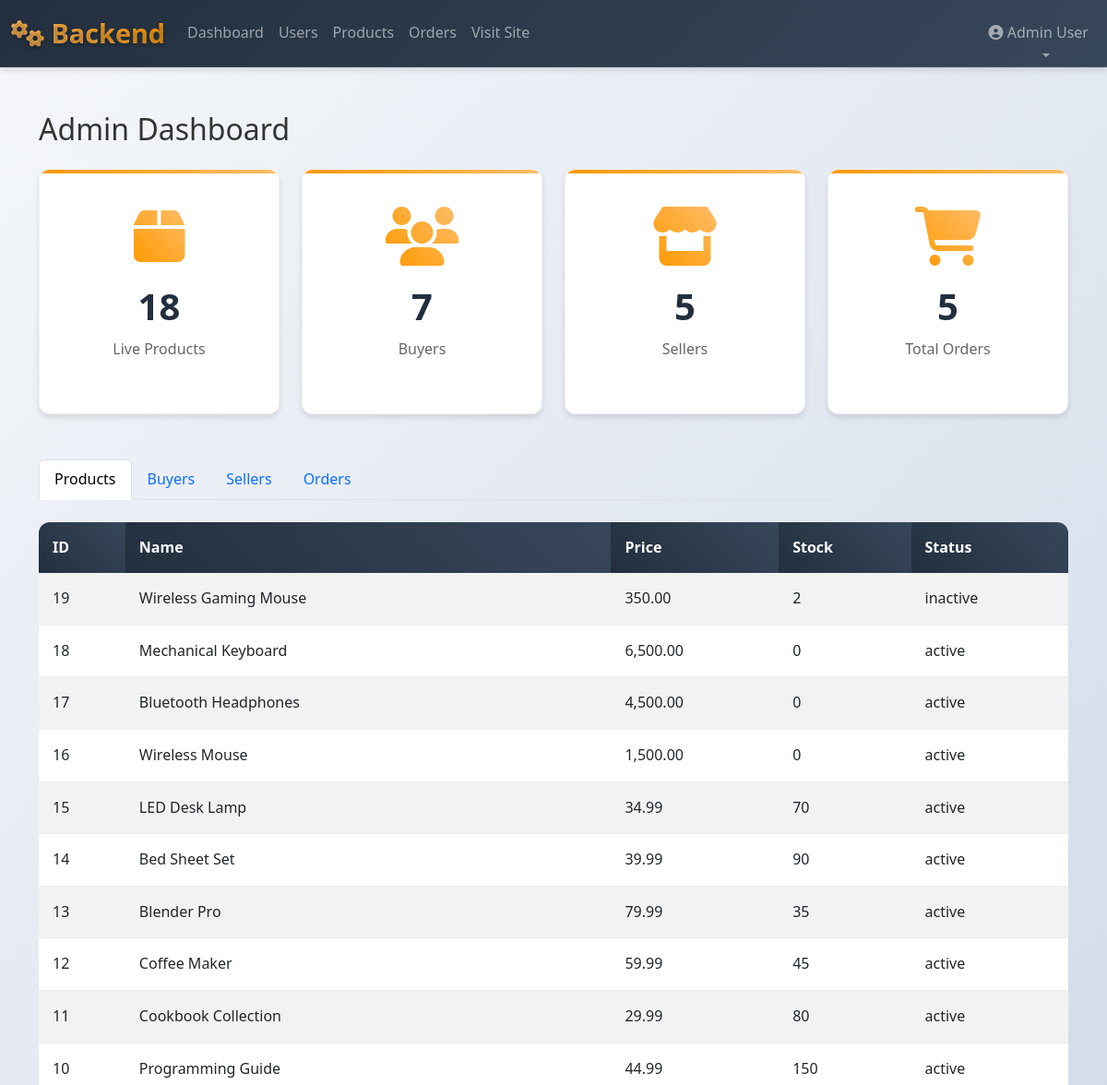
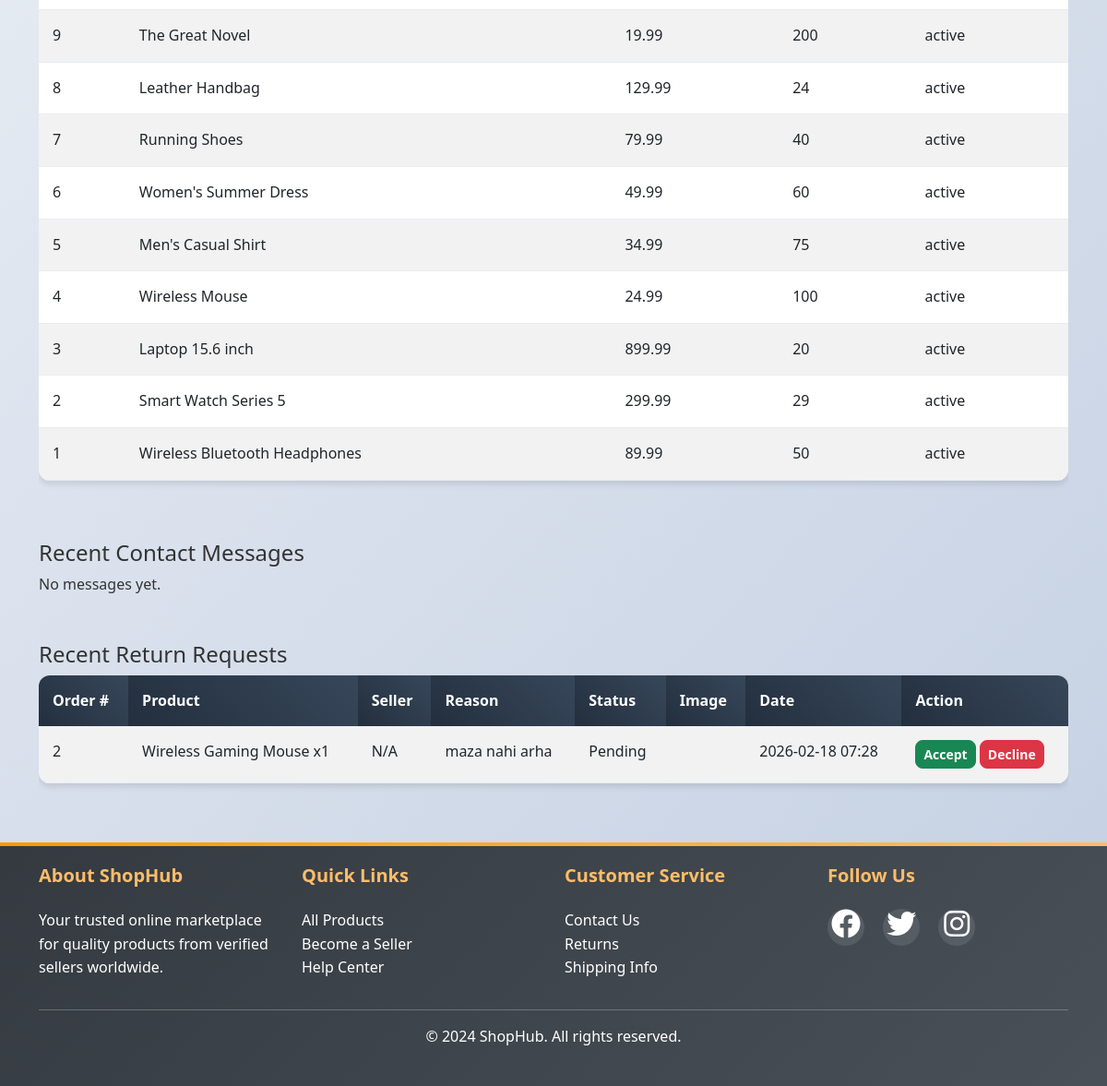
/admin/dashboard.php (signed in), run on an earlier commit of the app's database (2 pictures, top to bottom).
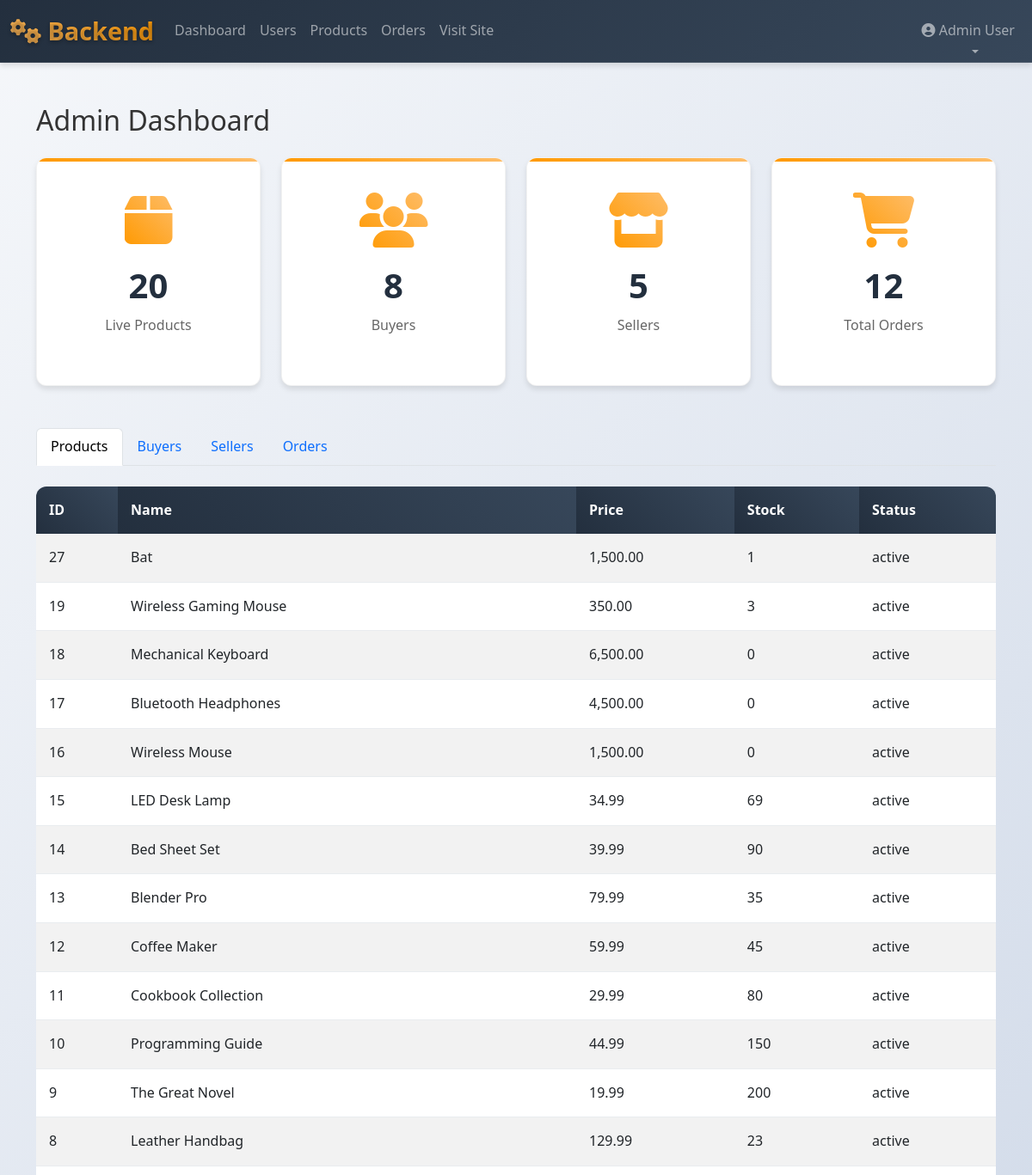
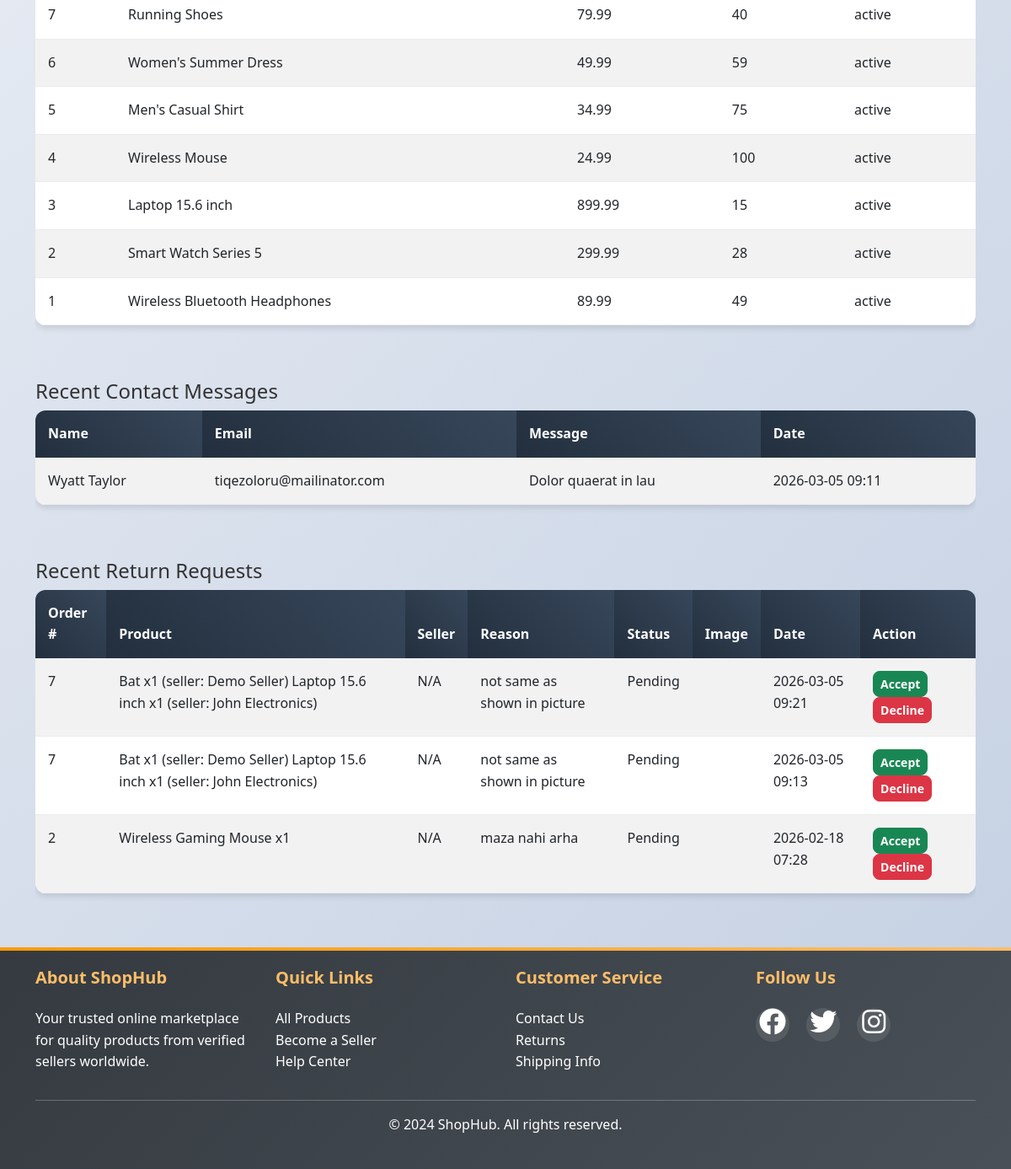
And on a later commit of the database (2 pictures, top to bottom).
### tables this page shows
CREATE TABLE `products` (
  `id` int(11) NOT NULL,
  `seller_id` int(11) NOT NULL,
  `name` varchar(255) NOT NULL,
  `description` text DEFAULT NULL,
  `price` decimal(10,2) NOT NULL,
  `stock` int(11) DEFAULT 0,
  `category` varchar(100) DEFAULT NULL,
  `image` varchar(255) DEFAULT NULL,
  `status` enum('active','inactive') DEFAULT 'active',
  `created_at` timestamp NOT NULL DEFAULT current_timestamp(),
  `language` varchar(10) DEFAULT 'en',
  `currency` varchar(3) DEFAULT 'USD'
);

CREATE TABLE `return_requests` (
  `id` int(11) NOT NULL,
  `order_number` varchar(50) NOT NULL,
  `product_name` varchar(255) NOT NULL,
  `reason` text NOT NULL,
  `image` varchar(255) DEFAULT NULL,
  `created_at` timestamp NOT NULL DEFAULT current_timestamp(),
  `product_id` int(11) DEFAULT NULL,
  `seller_id` int(11) DEFAULT NULL,
  `buyer_id` int(11) DEFAULT NULL,
  `status` varchar(20) NOT NULL DEFAULT 'pending'
);

CREATE TABLE `contacts` (
  `id` int(11) NOT NULL,
  `name` varchar(255) NOT NULL,
  `email` varchar(255) NOT NULL,
  `message` text NOT NULL,
  `created_at` timestamp NOT NULL DEFAULT current_timestamp()
);

### admin/dashboard.php (the view, shortened to what the changed rows need)
<?php
require_once '../config/database.php';
$stmt = $pdo->query("SELECT COUNT(*) as cnt FROM products WHERE status = 'active'");
$live_products = $stmt->fetch()['cnt'];
$stmt = $pdo->query("SELECT COUNT(*) as cnt FROM users WHERE user_type = 'buyer'");
$buyers_count = $stmt->fetch()['cnt'];
$stmt = $pdo->query("SELECT COUNT(*) as cnt FROM orders");
$total_orders = $stmt->fetch()['cnt'];
$all_products = $pdo->query("SELECT id, name, price, stock, status FROM products ORDER BY id DESC")->fetchAll();
$stmt = $pdo->query("SELECT * FROM contacts ORDER BY created_at DESC LIMIT 10");
$contacts = $stmt->fetchAll();
$stmt = $pdo->query("SELECT r.*, u.full_name AS seller_name FROM return_requests r LEFT JOIN users u ON r.seller_id = u.id ORDER BY r.created_at DESC LIMIT 10");
$return_requests = $stmt->fetchAll();
?>
<!DOCTYPE html>
<html lang="en">
<head>
    <link href="https://cdn.jsdelivr.net/npm/bootstrap@5.3.0/dist/css/bootstrap.min.css" rel="stylesheet">
    <link rel="stylesheet" href="https://cdnjs.cloudflare.com/ajax/libs/font-awesome/6.4.0/css/all.min.css">
    <link rel="stylesheet" href="../assets/css/style.css">
</head>
<body>
    <div class="container my-5">
        <h2 class="mb-4">Admin Dashboard</h2>
        <div class="row mb-4">
            <div class="col-md-3">
                <div class="dashboard-card">
                    <i class="fas fa-box"></i>
                    <h3><?= $live_products ?></h3>
                    <p>Live Products</p>
                </div>
            </div>
            <div class="col-md-3">
                <div class="dashboard-card">
                    <i class="fas fa-users"></i>
                    <h3><?= $buyers_count ?></h3>
                    <p>Buyers</p>
                </div>
            </div>
            <div class="col-md-3">
                <div class="dashboard-card">
                    <i class="fas fa-shopping-cart"></i>
                    <h3><?= $total_orders ?></h3>
                    <p>Total Orders</p>
                </div>
            </div>
        </div>
        <div class="tab-content mb-5" id="adminTabsContent">
            <div class="tab-pane fade show active" id="products" role="tabpanel">
                <?php if(empty($all_products)): ?>
                    <p>No products available.</p>
                <?php else: ?>
                    <div class="table-responsive">
                    <table class="table table-striped">
                        <thead><tr><th>ID</th><th>Name</th><th>Price</th><th>Stock</th><th>Status</th></tr></thead>
                        <tbody>
                        <?php foreach($all_products as $p): ?>
                            <tr>
                                <td><?= $p['id'] ?></td>
                                <td><?= htmlspecialchars($p['name']) ?></td>
                                <td><?= number_format($p['price'],2) ?></td>
                                <td><?= $p['stock'] ?></td>
                                <td><?= htmlspecialchars($p['status']) ?></td>
                            </tr>
                        <?php endforeach; ?>
                        </tbody>
                    </table>
                    </div>
                <?php endif; ?>
            </div>
        </div>
        <div class="mb-5">
            <h4>Recent Contact Messages</h4>
            <?php if(empty($contacts)): ?>
                <p>No messages yet.</p>
            <?php else: ?>
                <div class="table-responsive">
                <table class="table table-striped">
                    <thead><tr><th>Name</th><th>Email</th><th>Message</th><th>Date</th></tr></thead>
                    <tbody>
                    <?php foreach($contacts as $c): ?>
                        <tr>
                            <td><?= htmlspecialchars($c['name']) ?></td>
                            <td><?= htmlspecialchars($c['email']) ?></td>
                            <td><?= htmlspecialchars($c['message']) ?></td>
                            <td><?= date('Y-m-d H:i', strtotime($c['created_at'])) ?></td>
                        </tr>
                    <?php endforeach; ?>
                    </tbody>
                </table>
                </div>
            <?php endif; ?>
        </div>
        <div class="mb-5">
            <?php if(empty($return_requests)): ?>
                <p>No return requests yet.</p>
            <?php else: ?>
                <div class="table-responsive">
                <table class="table table-striped">
                    <thead><tr><th>Order #</th><th>Product</th><th>Seller</th><th>Reason</th><th>Status</th><th>Image</th><th>Date</th><th>Action</th></tr></thead>
                    <tbody>
                    <?php foreach($return_requests as $r): ?>
                        <tr>
                            <td><?= htmlspecialchars($r['order_number']) ?></td>
                            <td><?= htmlspecialchars($r['product_name']) ?></td>
                            <td><?= htmlspecialchars($r['seller_name'] ?? 'N/A') ?></td>
                            <td><?= htmlspecialchars($r['reason']) ?></td>
                            <td><?= ucfirst($r['status'] ?? 'pending') ?></td>
                            <td><?php if($r['image']): ?><a href="<?= BASE_URL ?>/<?= htmlspecialchars($r['image']) ?>" target="_blank">View</a><?php endif; ?></td>
                            <td><?= date('Y-m-d H:i', strtotime($r['created_at'])) ?></td>
                            <td>
                                <?php if(($r['status'] ?? 'pending') === 'pending'): ?>
                                    <form method="post" class="d-inline">
                                        <button type="submit" name="return_action" value="accepted" class="btn btn-sm btn-success">Accept</button>
                                    </form>
                                    <form method="post" class="d-inline">
                                        <button type="submit" name="return_action" value="declined" class="btn btn-sm btn-danger">Decline</button>
                                    </form>
                                <?php endif; ?>
                            </td>
                        </tr>
                    <?php endforeach; ?>
                    </tbody>
                </table>
                </div>
            <?php endif; ?>
        </div>
    </div>
</body>
</html>

What changed in the data, as far as the page shows it:
added products: id "27", name "Bat", price "1,500.00", stock "1", status "active"
changed products "Wireless Gaming Mouse": stock "2" → "3"; status "inactive" → "active"
changed products "LED Desk Lamp": stock "70" → "69"
changed products "Leather Handbag": stock "24" → "23"
changed products "Women's Summer Dress": stock "60" → "59"
changed products "Laptop 15.6 inch": stock "20" → "15"
changed products "Smart Watch Series 5": stock "29" → "28"
changed products "Wireless Bluetooth Headphones": stock "50" → "49"
added contacts: name "Wyatt Taylor", email "tiqezoloru@mailinator.com", message "Dolor quaerat in lau", created_at "2026-03-05 09:11"
added return_requests: order_number "7", product_name "Bat x1 (seller: Demo Seller) Laptop 15.6 inch x1 (seller: John Electronics)", seller_name "N/A", reason "not same as shown in picture", status "Pending", created_at "2026-03-05 09:21"
added return_requests: order_number "7", product_name "Bat x1 (seller: Demo Seller) Laptop 15.6 inch x1 (seller: John Electronics)", seller_name "N/A", reason "not same as shown in picture", status "Pending", created_at "2026-03-05 09:13"
Also different on the page:
$live_products: "18" → "20"
$buyers_count: "7" → "8"
$total_orders: "5" → "12"
text no longer shown: "No messages yet."
text now shown: "Name Email Message Date"
